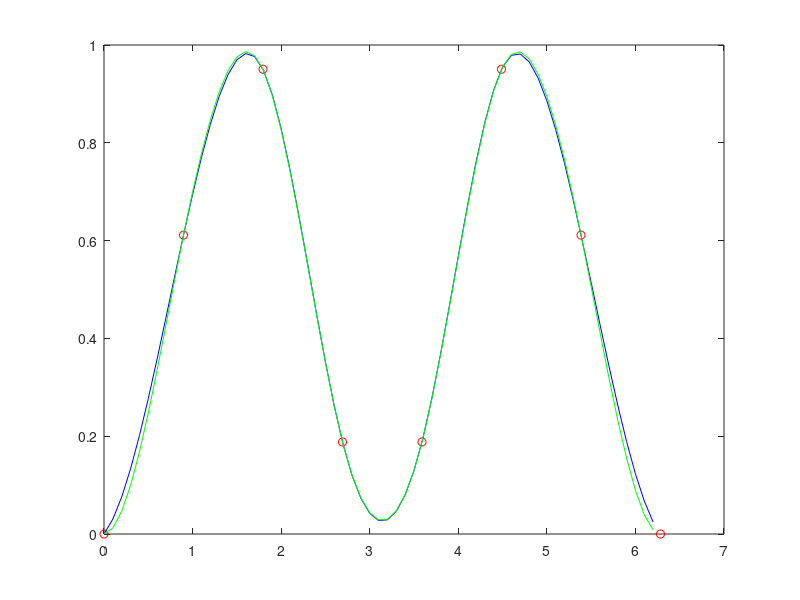

Write the MATLAB code that produced this figure.
t = linspace(0, 2*pi, 8);
f = sin(t).^2;
tn = 0:0.1:2*pi;
plot(t, f, 'ro');
hold on


%not a knot
y1 = spline(t, f, tn);
plot(tn, y1, 'b-');

%clamped
fn = [0 f 0];
y2 = spline(t, fn, tn);
plot(tn, y2, 'g-');

